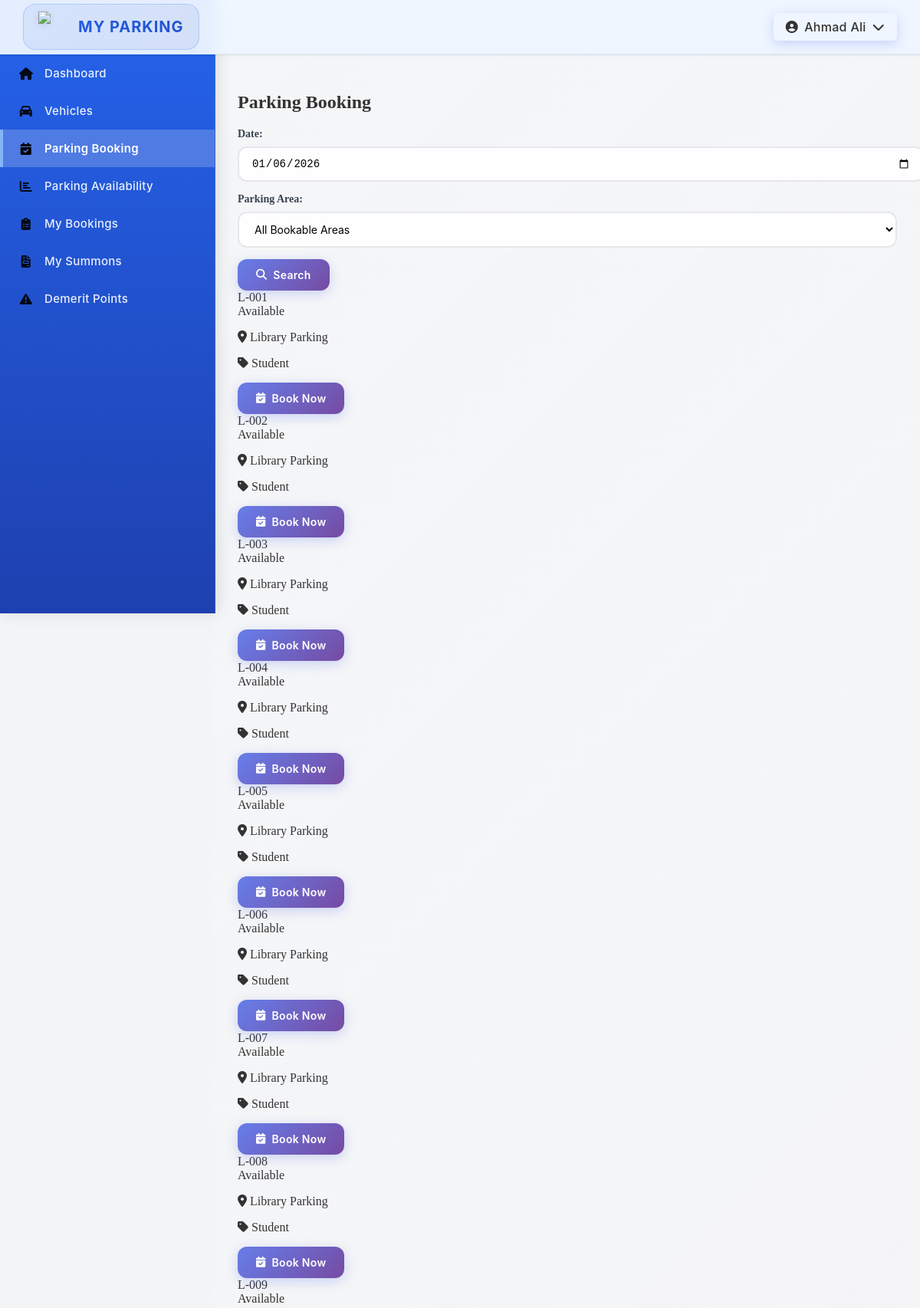
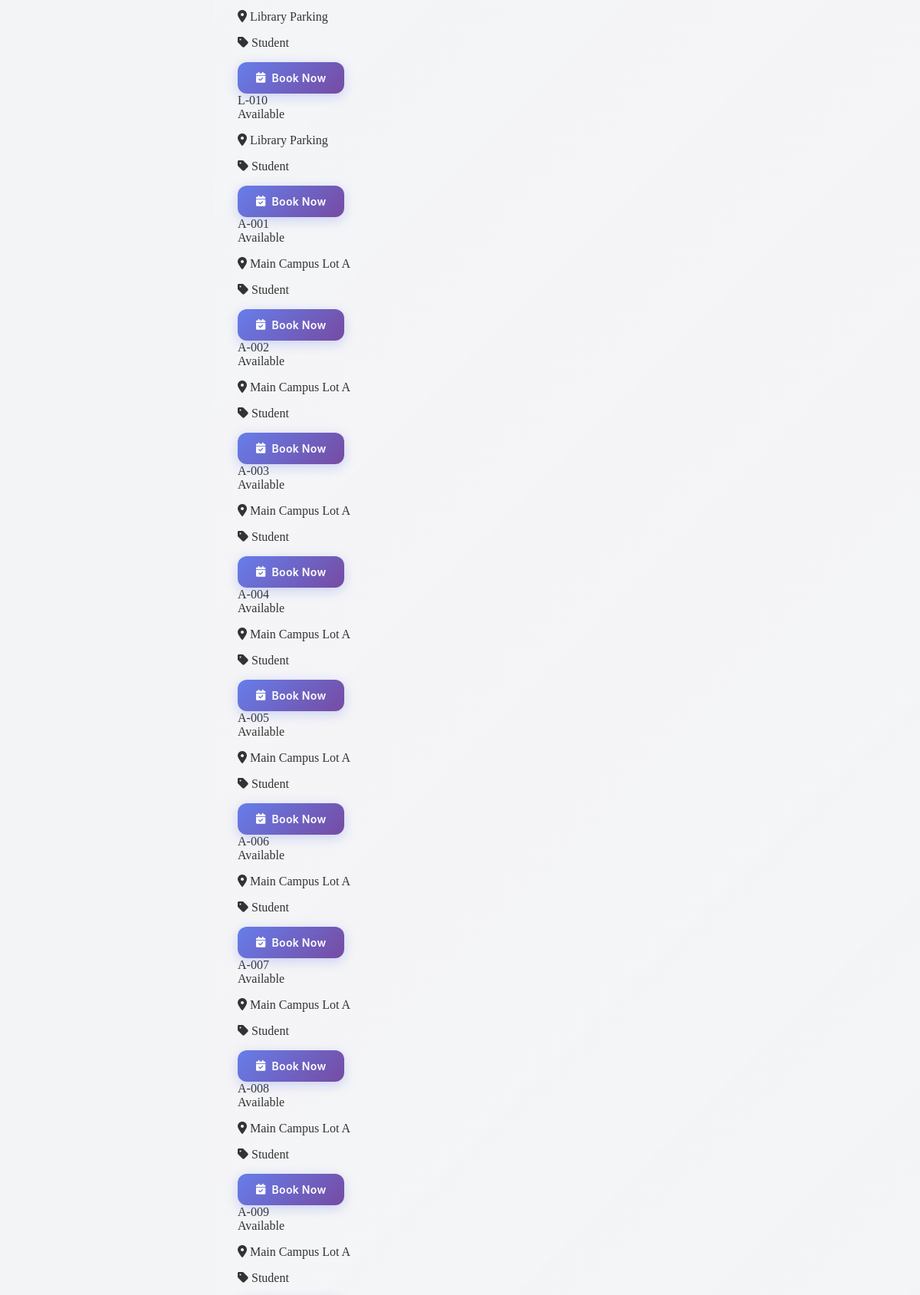
Screenshot of /module03/student/parking_booking.php (signed in, upper part) with the database file from the repository (2 pictures, top to bottom).
### tables this page shows
CREATE TABLE ParkingSpace (
    space_ID INT PRIMARY KEY AUTO_INCREMENT,
    parkingLot_ID INT NOT NULL,
    space_number VARCHAR(20) NOT NULL,
    qr_code_value VARCHAR(50) NOT NULL,
    created_at DATETIME NOT NULL DEFAULT CURRENT_TIMESTAMP,
    updated_at DATETIME NOT NULL DEFAULT CURRENT_TIMESTAMP ON UPDATE CURRENT_TIMESTAMP,
    FOREIGN KEY (parkingLot_ID) REFERENCES ParkingLot(parkingLot_ID) ON DELETE CASCADE ON UPDATE CASCADE,
    UNIQUE KEY unique_space (parkingLot_ID, space_number)
);

CREATE TABLE ParkingLot (
    parkingLot_ID INT PRIMARY KEY AUTO_INCREMENT,
    parkingLot_name VARCHAR(50) NOT NULL,
    parkingLot_type VARCHAR(30) NOT NULL,
    is_booking_lot BOOLEAN NOT NULL DEFAULT FALSE,
    capacity INT NOT NULL,
    UNIQUE KEY unique_parking_lot_name (parkingLot_name)
);

### module03/student/parking_booking.php (the view, shortened to what this page needs)
<?php
$db = getDB();
$selectedDate = $_GET['date'] ?? date('Y-m-d');
$whereClause = '';
$params = [':date' => $selectedDate];
$stmt = $db->prepare("
    SELECT
        ps.space_ID,
        ps.space_number,
        pl.parkingLot_name,
        pl.parkingLot_type,
        CASE
            WHEN b.booking_ID IS NOT NULL THEN 'Occupied'
            ELSE 'Available'
        END as status
    FROM ParkingSpace ps
    JOIN ParkingLot pl ON ps.parkingLot_ID = pl.parkingLot_ID
    LEFT JOIN Booking b ON ps.space_ID = b.space_ID
        AND b.booking_date = :date
        AND b.booking_status IN ('confirmed', 'active')
    WHERE pl.is_booking_lot = 1 AND pl.parkingLot_type = 'Student' $whereClause
    ORDER BY pl.parkingLot_name, ps.space_number
");
$stmt->execute($params);
$spaces = $stmt->fetchAll();
require_once __DIR__ . '/../../layout.php';
?>
<link rel="stylesheet" href="<?php echo APP_BASE_PATH; ?>/module03/student/parking_booking.css?v=<?php echo time(); ?>">
<div class="booking-container">
    <h2>Parking Booking</h2>
    <div class="filters-bar">
        <form method="GET" class="filter-form">
            <div class="filter-group">
                <label>Date:</label>
                <input type="date" name="date" value="<?php echo $selectedDate; ?>" min="<?php echo date('Y-m-d'); ?>">
            </div>
            <div class="filter-group">
                <label>Parking Area:</label>
                <select name="area_id">
                    <option value="">All Bookable Areas</option>
                </select>
            </div>
            <button type="submit" class="btn-search"><i class="fas fa-search"></i> Search</button>
        </form>
    </div>
    <div class="spaces-grid">
        <?php if (empty($spaces)): ?>
        <div class="no-data">
            <i class="fas fa-info-circle"></i>
            <p>No bookable parking spaces found for the selected criteria.</p>
        </div>
        <?php else: ?>
        <?php foreach ($spaces as $space): ?>
        <div class="space-card <?php echo strtolower($space['status']); ?>">
            <div class="space-header">
                <div class="space-number"><?php echo htmlspecialchars($space['space_number']); ?></div>
                <span class="status-badge <?php echo strtolower($space['status']); ?>">
                    <?php echo $space['status']; ?>
                </span>
            </div>
            <div class="space-details">
                <p><i class="fas fa-map-marker-alt"></i> <?php echo htmlspecialchars($space['parkingLot_name']); ?></p>
                <p><i class="fas fa-tag"></i> <?php echo htmlspecialchars($space['parkingLot_type']); ?></p>
            </div>
            <?php if ($space['status'] === 'Available' && $space['parkingLot_type'] === 'Student'): ?>
            <button class="btn-book" onclick="openBookingModal(<?php echo $space['space_ID']; ?>, '<?php echo htmlspecialchars($space['space_number']); ?>', '<?php echo htmlspecialchars($space['parkingLot_name']); ?>')">
                <i class="fas fa-calendar-check"></i> Book Now
            </button>
            <?php elseif ($space['status'] === 'Available' && $space['parkingLot_type'] !== 'Student'): ?>
            <button class="btn-restricted" disabled>
                <i class="fas fa-ban"></i> Staff Only
            </button>
            <?php else: ?>
            <button class="btn-booked" disabled>
                <i class="fas fa-lock"></i> Occupied
            </button>
            <?php endif; ?>
        </div>
        <?php endforeach; ?>
        <?php endif; ?>
    </div>
</div>

### layout.php (style rules this page uses)
body { color: #333; margin: 0; padding: 0; display: flex; min-height: 100vh; background-color: #f3f4f6; }
button, .btn { background: linear-gradient(135deg, #667eea 0%, #764ba2 100%); color: #fff; border: none; padding: 12px 24px; border-radius: 12px; cursor: pointer; font-weight: 600; font-family: 'Inter', 'Segoe UI', -apple-system, BlinkMacSystemFont, sans-serif; font-size: clamp(12px, 1.2vw, 14px); letter-spacing: 0.3px; text-decoration: none; display: inline-flex; align-items: center; gap: 8px; transition: all 0.3s cubic-bezier(0.4, 0, 0.2, 1); box-shadow: 0 4px 15px rgba(102, 126, 234, 0.3); position: relative; overflow: hidden; white-space: nowrap; }
button::before, .btn::before { content: ''; position: absolute; top: 0; left: -100%; width: 100%; height: 100%; background: linear-gradient(90deg, transparent, rgba(255, 255, 255, 0.2), transparent); transition: left 0.5s; }
input[type="text"], input[type="email"], input[type="tel"], input[type="password"], select, textarea { width: 100%; padding: 12px; border: 2px solid #e5e7eb; border-radius: 10px; font-size: 14px; font-family: 'Inter', 'Segoe UI', sans-serif; transition: all 0.3s ease; box-sizing: border-box; margin-bottom: 15px; }
label { display: block; margin-bottom: 8px; font-weight: 600; color: #374151; font-size: 14px; }
label { font-weight: 600; font-size: 14px; display: block; margin-bottom: 8px; color: #374151; }
input, select, textarea { width: 100%; padding: 12px 16px; border-radius: 12px; border: 2px solid #e5e7eb; margin-bottom: 15px; font-size: 14px; transition: all 0.3s ease; background: rgba(255, 255, 255, 0.9); }

### rows the page displays
parkingspace: space_number "L-001", status "Available", parkingLot_ID.parkingLot_name "Library Parking", parkingLot_ID.parkingLot_type "Student"
parkingspace: space_number "L-002", status "Available", parkingLot_ID.parkingLot_name "Library Parking", parkingLot_ID.parkingLot_type "Student"
parkingspace: space_number "L-003", status "Available", parkingLot_ID.parkingLot_name "Library Parking", parkingLot_ID.parkingLot_type "Student"
parkingspace: space_number "L-004", status "Available", parkingLot_ID.parkingLot_name "Library Parking", parkingLot_ID.parkingLot_type "Student"
parkingspace: space_number "L-005", status "Available", parkingLot_ID.parkingLot_name "Library Parking", parkingLot_ID.parkingLot_type "Student"
parkingspace: space_number "L-006", status "Available", parkingLot_ID.parkingLot_name "Library Parking", parkingLot_ID.parkingLot_type "Student"
parkingspace: space_number "L-007", status "Available", parkingLot_ID.parkingLot_name "Library Parking", parkingLot_ID.parkingLot_type "Student"
parkingspace: space_number "L-008", status "Available", parkingLot_ID.parkingLot_name "Library Parking", parkingLot_ID.parkingLot_type "Student"
parkingspace: space_number "L-009", status "Available", parkingLot_ID.parkingLot_name "Library Parking", parkingLot_ID.parkingLot_type "Student"
parkingspace: space_number "L-010", status "Available", parkingLot_ID.parkingLot_name "Library Parking", parkingLot_ID.parkingLot_type "Student"
parkingspace: space_number "A-001", status "Available", parkingLot_ID.parkingLot_name "Main Campus Lot A", parkingLot_ID.parkingLot_type "Student"
parkingspace: space_number "A-002", status "Available", parkingLot_ID.parkingLot_name "Main Campus Lot A", parkingLot_ID.parkingLot_type "Student"
parkingspace: space_number "A-003", status "Available", parkingLot_ID.parkingLot_name "Main Campus Lot A", parkingLot_ID.parkingLot_type "Student"
parkingspace: space_number "A-004", status "Available", parkingLot_ID.parkingLot_name "Main Campus Lot A", parkingLot_ID.parkingLot_type "Student"
parkingspace: space_number "A-005", status "Available", parkingLot_ID.parkingLot_name "Main Campus Lot A", parkingLot_ID.parkingLot_type "Student"
parkingspace: space_number "A-006", status "Available", parkingLot_ID.parkingLot_name "Main Campus Lot A", parkingLot_ID.parkingLot_type "Student"
parkingspace: space_number "A-007", status "Available", parkingLot_ID.parkingLot_name "Main Campus Lot A", parkingLot_ID.parkingLot_type "Student"
parkingspace: space_number "A-008", status "Available", parkingLot_ID.parkingLot_name "Main Campus Lot A", parkingLot_ID.parkingLot_type "Student"
parkingspace: space_number "A-009", status "Available", parkingLot_ID.parkingLot_name "Main Campus Lot A", parkingLot_ID.parkingLot_type "Student"

### other values shown
$user['username'] "Ahmad Ali"
